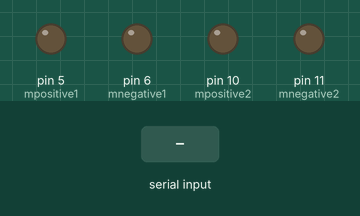
Recording of a sketch running on a simulated Arduino Uno, built with avr-gcc and run on an emulated ATmega328P. Parts: output pins drawn as LEDs (lit = HIGH). Inputs (shaded band) come from the test bench.

Above: at 1.2 s.
1.3 s: "F" received over Serial
At 2.5 s:
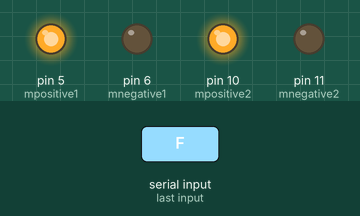
2.8 s: "B" received over Serial
At 3.8 s:
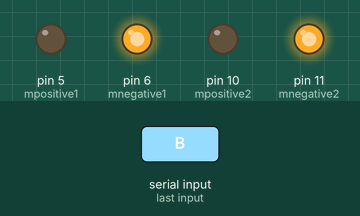
4.3 s: "R" received over Serial
At 4.9 s:
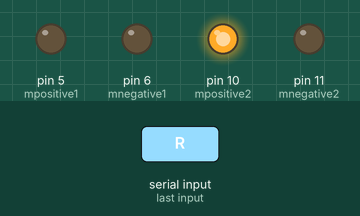
5.8 s: "L" received over Serial
At 7.0 s:
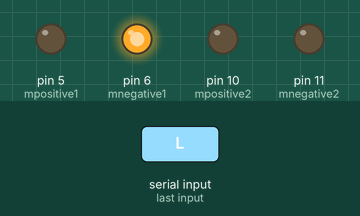
7.3 s: "S" received over Serial
At 8.4 s:
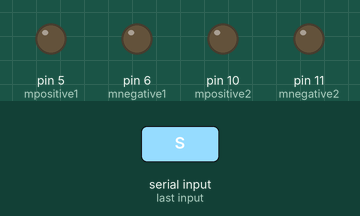
Timing chart, 0 to 9.8 s (numbered marks = the images above; inputs shaded):
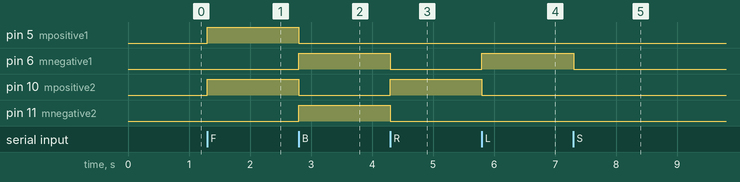

The sketch:

Squad_asc_bluetooth.ino
```cpp
//motor 1 pins
#define mpositive1 5
#define mnegative1 6
//motor 2
#define mpositive2 10
#define mnegative2 11
char R;
void stopstate() //in case no button is pushed so all output is low
{
  digitalWrite(mpositive1,LOW);
  digitalWrite(mnegative1,LOW);
  digitalWrite(mpositive2,LOW);
  digitalWrite(mnegative2,LOW);
  }
void forwardstate(){
   digitalWrite(mpositive1,HIGH);
   digitalWrite(mnegative1,LOW);
   digitalWrite(mpositive2,HIGH);
   digitalWrite(mnegative2,LOW);
  }
void backstate(){
   digitalWrite(mpositive1,LOW);
   digitalWrite(mnegative1,HIGH);
   digitalWrite(mpositive2,LOW);
   digitalWrite(mnegative2,HIGH);
  }
void rightstate(){
   digitalWrite(mpositive1,LOW);
   digitalWrite(mnegative1,LOW);
   digitalWrite(mpositive2,HIGH);
   digitalWrite(mnegative2,LOW);
  }
void leftstate(){
   digitalWrite(mpositive1,LOW);
   digitalWrite(mnegative1,HIGH);
   digitalWrite(mpositive2,LOW);
   digitalWrite(mnegative2,LOW);
  }
  void setup() {
 Serial.begin(9600);
 //output pins of motors
  pinMode(mpositive1,OUTPUT);
  pinMode(mnegative1,OUTPUT);
  pinMode(mpositive2,OUTPUT);
  pinMode(mnegative2,OUTPUT);
 //initialize mtor in stop state
 stopstate();}
 void loop() {
  if (Serial.available()>0){
    R=Serial.read();
    switch(R){
      case 'F':forwardstate();
      break;
      case 'B':backstate();
      break;
      case 'R':rightstate();
      break;
      case 'L':leftstate();
      break;
      case 'S':stopstate();
      break;}
    }
 }
```

Measured:
- after the input at 1.3 s, pin 5 (mpositive1), pin 10 (mpositive2): LOW → HIGH at once
- after the input at 2.8 s, pin 5 (mpositive1), pin 10 (mpositive2): HIGH → LOW at once; pin 6 (mnegative1), pin 11 (mnegative2): LOW → HIGH at once
- after the input at 4.3 s, pin 6 (mnegative1), pin 11 (mnegative2): HIGH → LOW at once; pin 10 (mpositive2): LOW → HIGH at once
- after the input at 5.8 s, pin 6 (mnegative1): LOW → HIGH at once; pin 10 (mpositive2): HIGH → LOW at once
- after the input at 7.3 s, pin 6 (mnegative1): HIGH → LOW at once
